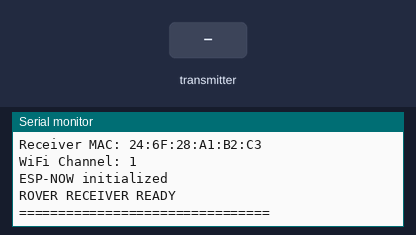
The sketch below on a simulated ESP32. Shown: the last lines printed to the serial monitor. The inputs (shaded band) are chosen by the test bench.

Above: at 2.7 s.
2.8 s: the transmitter starts sending x = 0
At 3.11 s:
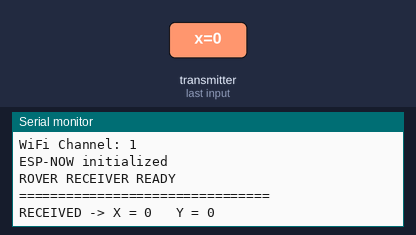
4.8 s: the transmitter starts sending y = 1024
At 5.11 s:
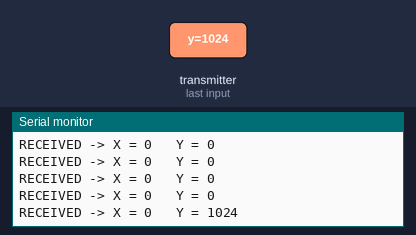
6.3 s: the transmitter starts sending x = 1024
At 6.61 s:
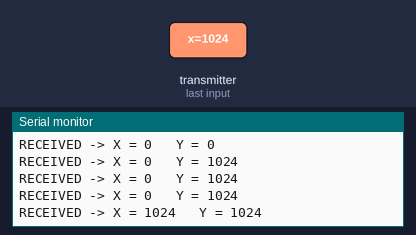
7.8 s: the transmitter starts sending y = 0
At 8.11 s:
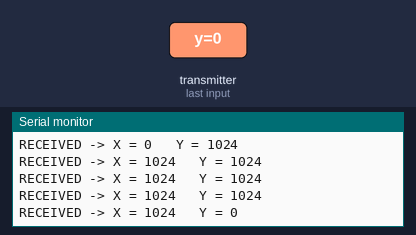

Measured:
- after the input at 2.8 s, the serial monitor: prints a new line at once (image 1)
- after the input at 4.8 s, the serial monitor: prints a new line at once (image 2)
- after the input at 6.3 s, the serial monitor: prints a new line at once (image 3)
- after the input at 7.8 s, the serial monitor: prints a new line at once (image 4)

The sketch:

ESP32_Receiver_code.ino
```cpp
#include <WiFi.h>
#include <esp_now.h>
#include <esp_wifi.h>

// =====================================================
// UART PINS
// =====================================================

#define RXD2 16
#define TXD2 17

// =====================================================
// DATA STRUCTURE
// =====================================================

typedef struct {
  int x;
  int y;
} ControlData;

ControlData data;

// =====================================================
// ESP-NOW RECEIVE CALLBACK
// =====================================================

void onDataRecv(
  const esp_now_recv_info_t *info,
  const uint8_t *incomingData,
  int len
) {

  if (len == sizeof(ControlData)) {

    memcpy(&data, incomingData, sizeof(data));

    // Send joystick data to Arduino Mega
    Serial1.print(data.x);
    Serial1.print(",");
    Serial1.println(data.y);

    // Display received data
    Serial.print("RECEIVED -> X = ");
    Serial.print(data.x);

    Serial.print("   Y = ");
    Serial.println(data.y);
  }
}

// =====================================================
// SETUP
// =====================================================

void setup() {

  // USB Serial Monitor
  Serial.begin(115200);

  // UART to Arduino Mega
  Serial1.begin(
    115200,
    SERIAL_8N1,
    RXD2,
    TXD2
  );

  delay(1000);

  // ===================================================
  // WIFI
  // ===================================================

  WiFi.mode(WIFI_STA);

  delay(500);

  Serial.println();
  Serial.println("================================");
  Serial.println("ROVER RECEIVER");
  Serial.println("================================");

  Serial.print("Receiver MAC: ");
  Serial.println(WiFi.macAddress());

  // Set WiFi channel to 1
  esp_wifi_set_channel(1, WIFI_SECOND_CHAN_NONE);

  Serial.println("WiFi Channel: 1");

  // ===================================================
  // ESP-NOW
  // ===================================================

  if (esp_now_init() != ESP_OK) {

    Serial.println("ESP-NOW initialization FAILED");
    return;
  }

  Serial.println("ESP-NOW initialized");

  // Register receive callback
  esp_now_register_recv_cb(onDataRecv);

  Serial.println("ROVER RECEIVER READY");
  Serial.println("================================");
}

// =====================================================
// LOOP
// =====================================================

void loop() {

}
```
